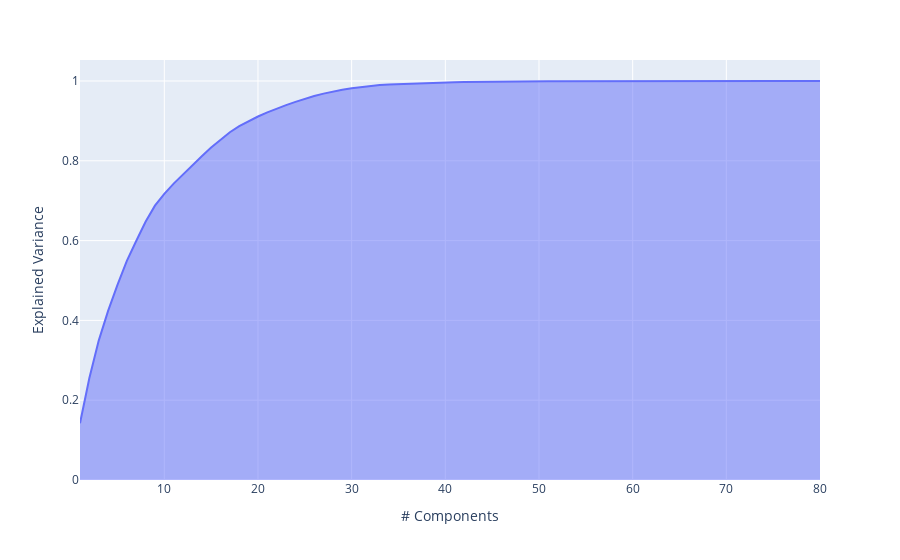

Notebook cell for this chart:
### Markdown cell above
# PCA

### Code cell
pca = PCA(random_state=0)
pca.fit(X_train)
exp_var_cumul = np.cumsum(pca.explained_variance_ratio_)

px.area(
    x=range(1, exp_var_cumul.shape[0] + 1),
    y=exp_var_cumul,
    labels={"x": "# Components", "y": "Explained Variance"}
)

### Figure 1 — Plotly figure (JSON) as saved in the notebook; plotly's stock layout.template omitted (floating-point values rounded to 4 significant figures)
{"data": [{"fillpattern": {"shape": ""}, "hovertemplate": "# Components=%{x}<br>Explained Variance=%{y}<extra></extra>", "legendgroup": "", "line": {"color": "#636efa"}, "marker": {"symbol": "circle"}, "mode": "lines", "name": "", "orientation": "v", "showlegend": false, "stackgroup": "1", "type": "scatter", "x": [1, 2, 3, 4, 5, 6, 7, 8, 9, 10, 11, 12, 13, 14, 15, 16, 17, 18, 19, 20, 21, 22, 23, 24, 25, 26, 27, 28, 29, 30, 31, 32, 33, 34, 35, 36, 37, 38, 39, 40, 41, 42, 43, 44, 45, 46, 47, 48, 49, 50, 51, 52, 53, 54, 55, 56, 57, 58, 59, 60, 61, 62, 63, 64, 65, 66, 67, 68, 69, 70, 71, 72, 73, 74, 75, 76, 77, 78, 79, 80], "xaxis": "x", "y": [0.1424, 0.2556, 0.3494, 0.4239, 0.4891, 0.5492, 0.599, 0.647, 0.6877, 0.7171, 0.7429, 0.7665, 0.7891, 0.8116, 0.8331, 0.8532, 0.8715, 0.8868, 0.8995, 0.911, 0.9213, 0.9311, 0.9395, 0.9476, 0.9553, 0.9623, 0.9683, 0.9737, 0.9783, 0.9821, 0.9851, 0.9879, 0.9897, 0.9912, 0.9922, 0.9932, 0.9941, 0.9948, 0.9955, 0.9961, 0.9967, 0.9972, 0.9977, 0.998, 0.9982, 0.9984, 0.9987, 0.9988, 0.999, 0.9991, 0.9993, 0.9994, 0.9995, 0.9996, 0.9997, 0.9997, 0.9998, 0.9998, 0.9999, 0.9999, 0.9999, 0.9999, 1.0, 1.0, 1.0, 1.0, 1.0, 1.0, 1.0, 1.0, 1.0, 1.0, 1.0, 1.0, 1.0, 1.0, 1.0, 1.0, 1.0, 1.0], "yaxis": "y"}], "layout": {"legend": {"tracegroupgap": 0}, "margin": {"t": 60}, "xaxis": {"anchor": "y", "domain": [0, 1], "title": {"text": "# Components"}}, "yaxis": {"anchor": "x", "domain": [0, 1], "title": {"text": "Explained Variance"}}}}
